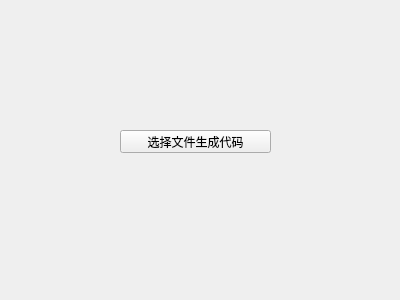
<?xml version="1.0" encoding="UTF-8"?>
<ui version="4.0">
 <class>Widget</class>
 <widget class="QWidget" name="Widget">
  <property name="geometry">
   <rect>
    <x>0</x>
    <y>0</y>
    <width>400</width>
    <height>300</height>
   </rect>
  </property>
  <property name="windowTitle">
   <string>Widget</string>
  </property>
  <widget class="QPushButton" name="pushButton">
   <property name="geometry">
    <rect>
     <x>120</x>
     <y>130</y>
     <width>151</width>
     <height>23</height>
    </rect>
   </property>
   <property name="text">
    <string>选择文件生成代码</string>
   </property>
  </widget>
 </widget>
 <layoutdefault spacing="6" margin="11"/>
 <resources/>
 <connections/>
</ui>
